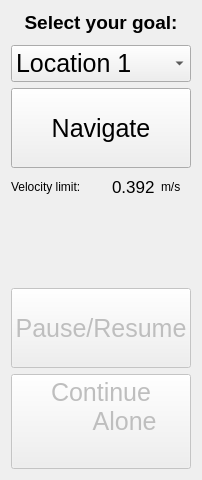
<?xml version="1.0" encoding="UTF-8"?>
<ui version="4.0">
	<class>gui569Widget</class>
	<widget class="QWidget" name="gui569Widget">
		<property name="geometry">
			<rect>
				<x>0</x>
				<y>0</y>
				<width>200</width>
				<height>480</height>
			</rect>
		</property>
		<property name="minimumSize">
			<size>
				<width>0</width>
				<height>0</height>
			</size>
		</property>
		<property name="maximumSize">
			<size>
				<width>200</width>
				<height>480</height>
			</size>
		</property>
		<property name="windowTitle">
			<string>Form</string>
		</property>
		<layout class="QVBoxLayout" name="verticalLayout">
			<item>
				<widget class="QLabel" name="info_label">
					<property name="font">
						<font>
							<pointsize>14</pointsize>
							<weight>75</weight>
							<bold>true</bold>
						</font>
					</property>
					<property name="text">
						<string>Select your goal:</string>
					</property>
					<property name="alignment">
						<set>Qt::AlignCenter</set>
					</property>
				</widget>
			</item>
			<item>
				<spacer name="verticalSpacer_2">
					<property name="orientation">
						<enum>Qt::Vertical</enum>
					</property>
					<property name="sizeType">
						<enum>QSizePolicy::Fixed</enum>
					</property>
					<property name="sizeHint" stdset="0">
						<size>
							<width>20</width>
							<height>5</height>
						</size>
					</property>
				</spacer>
			</item>
			<item>
				<widget class="QComboBox" name="comboBox">
					<property name="font">
						<font>
							<pointsize>19</pointsize>
						</font>
					</property>
					<item>
						<property name="text">
							<string>Location 1</string>
						</property>
					</item>
					<item>
						<property name="text">
							<string>Location 2</string>
						</property>
					</item>
					<item>
						<property name="text">
							<string>Location 3</string>
						</property>
					</item>
					<item>
						<property name="text">
							<string>Location 4</string>
						</property>
					</item>
				</widget>
			</item>
			<item>
				<widget class="QPushButton" name="pushButton_navigate">
					<property name="minimumSize">
						<size>
							<width>0</width>
							<height>80</height>
						</size>
					</property>
					<property name="font">
						<font>
							<pointsize>19</pointsize>
						</font>
					</property>
					<property name="text">
						<string>Navigate</string>
					</property>
				</widget>
			</item>
			<item>
				<spacer name="verticalSpacer_3">
					<property name="orientation">
						<enum>Qt::Vertical</enum>
					</property>
					<property name="sizeType">
						<enum>QSizePolicy::Fixed</enum>
					</property>
					<property name="sizeHint" stdset="0">
						<size>
							<width>20</width>
							<height>3</height>
						</size>
					</property>
				</spacer>
			</item>
			<item>
				<layout class="QHBoxLayout" name="horizontalLayout">
					<item alignment="Qt::AlignLeft">
						<widget class="QLabel" name="label_static_1">
							<property name="minimumSize">
								<size>
									<width>95</width>
									<height>0</height>
								</size>
							</property>
							<property name="maximumSize">
								<size>
									<width>95</width>
									<height>16777215</height>
								</size>
							</property>
							<property name="text">
								<string>Velocity limit:</string>
							</property>
						</widget>
					</item>
					<item alignment="Qt::AlignLeft">
						<widget class="QLabel" name="velocity_label">
							<property name="font">
								<font>
									<pointsize>13</pointsize>
								</font>
							</property>
							<property name="text">
								<string>0.392</string>
							</property>
						</widget>
					</item>
					<item alignment="Qt::AlignRight">
						<widget class="QLabel" name="label_m_s">
							<property name="minimumSize">
								<size>
									<width>30</width>
									<height>0</height>
								</size>
							</property>
							<property name="maximumSize">
								<size>
									<width>30</width>
									<height>16777215</height>
								</size>
							</property>
							<property name="text">
								<string>m/s</string>
							</property>
						</widget>
					</item>
				</layout>
			</item>
			<item>
				<spacer name="verticalSpacer">
					<property name="orientation">
						<enum>Qt::Vertical</enum>
					</property>
					<property name="sizeHint" stdset="0">
						<size>
							<width>20</width>
							<height>40</height>
						</size>
					</property>
				</spacer>
			</item>
			<item>
				<widget class="QPushButton" name="pushButton_pause">
					<property name="enabled">
						<bool>false</bool>
					</property>
					<property name="minimumSize">
						<size>
							<width>0</width>
							<height>80</height>
						</size>
					</property>
					<property name="font">
						<font>
							<pointsize>19</pointsize>
						</font>
					</property>
					<property name="text">
						<string>Pause/Resume</string>
					</property>
					<property name="checkable">
						<bool>true</bool>
					</property>
				</widget>
			</item>
			<item>
				<widget class="QPushButton" name="pushButton_stop">
					<property name="enabled">
						<bool>false</bool>
					</property>
					<property name="minimumSize">
						<size>
							<width>0</width>
							<height>80</height>
						</size>
					</property>
					<property name="font">
						<font>
							<pointsize>19</pointsize>
						</font>
					</property>
					<property name="text">
						<string>Continue
							Alone
						</string>
					</property>
				</widget>
			</item>
		</layout>
	</widget>
	<resources/>
	<connections/>
</ui>
